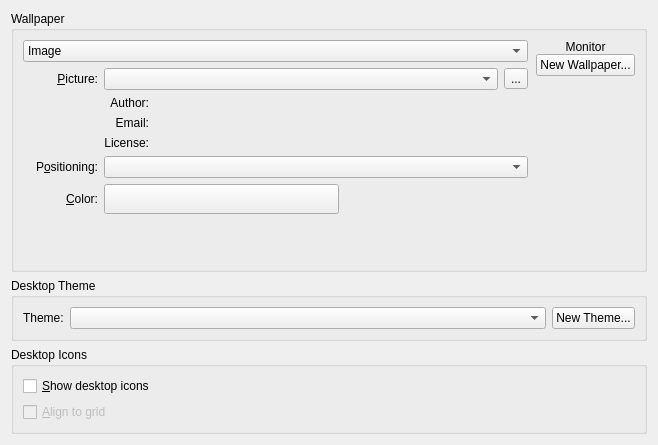
<ui version="4.0" >
 <class>BackgroundDialog</class>
 <widget class="QWidget" name="BackgroundDialog" >
  <property name="geometry" >
   <rect>
    <x>0</x>
    <y>0</y>
    <width>654</width>
    <height>445</height>
   </rect>
  </property>
  <property name="sizePolicy" >
   <sizepolicy vsizetype="Expanding" hsizetype="Expanding" >
    <horstretch>0</horstretch>
    <verstretch>0</verstretch>
   </sizepolicy>
  </property>
  <property name="baseSize" >
   <size>
    <width>200</width>
    <height>700</height>
   </size>
  </property>
  <layout class="QGridLayout" >
   <item row="0" column="0" >
    <widget class="QGroupBox" name="groupBox" >
     <property name="sizePolicy" >
      <sizepolicy vsizetype="Maximum" hsizetype="Preferred" >
       <horstretch>0</horstretch>
       <verstretch>10</verstretch>
      </sizepolicy>
     </property>
     <property name="title" >
      <string>Wallpaper</string>
     </property>
     <property name="flat" >
      <bool>true</bool>
     </property>
     <layout class="QHBoxLayout" >
      <property name="spacing" >
       <number>0</number>
      </property>
      <property name="bottomMargin" >
       <number>0</number>
      </property>
      <item>
       <layout class="QVBoxLayout" >
        <item>
         <widget class="QComboBox" name="m_mode" >
          <property name="sizePolicy" >
           <sizepolicy vsizetype="Fixed" hsizetype="Preferred" >
            <horstretch>1</horstretch>
            <verstretch>0</verstretch>
           </sizepolicy>
          </property>
          <item>
           <property name="text" >
            <string>Image</string>
           </property>
          </item>
          <item>
           <property name="text" >
            <string>Slideshow</string>
           </property>
          </item>
          <item>
           <property name="text" >
            <string>None</string>
           </property>
          </item>
         </widget>
        </item>
        <item>
         <widget class="QStackedWidget" name="stackedWidget" >
          <property name="sizePolicy" >
           <sizepolicy vsizetype="Preferred" hsizetype="Preferred" >
            <horstretch>1</horstretch>
            <verstretch>2</verstretch>
           </sizepolicy>
          </property>
          <property name="minimumSize" >
           <size>
            <width>350</width>
            <height>51</height>
           </size>
          </property>
          <property name="currentIndex" >
           <number>0</number>
          </property>
          <widget class="QWidget" name="page" >
           <property name="geometry" >
            <rect>
             <x>0</x>
             <y>0</y>
             <width>490</width>
             <height>179</height>
            </rect>
           </property>
           <layout class="QGridLayout" >
            <property name="leftMargin" >
             <number>0</number>
            </property>
            <property name="topMargin" >
             <number>6</number>
            </property>
            <property name="rightMargin" >
             <number>0</number>
            </property>
            <property name="bottomMargin" >
             <number>0</number>
            </property>
            <item row="0" column="0" >
             <widget class="QLabel" name="label" >
              <property name="minimumSize" >
               <size>
                <width>75</width>
                <height>0</height>
               </size>
              </property>
              <property name="text" >
               <string>&amp;Picture:</string>
              </property>
              <property name="alignment" >
               <set>Qt::AlignRight|Qt::AlignTrailing|Qt::AlignVCenter</set>
              </property>
              <property name="buddy" >
               <cstring>m_view</cstring>
              </property>
             </widget>
            </item>
            <item row="0" column="1" colspan="3" >
             <layout class="QHBoxLayout" >
              <item>
               <widget class="QComboBox" name="m_view" >
                <property name="sizePolicy" >
                 <sizepolicy vsizetype="Fixed" hsizetype="Preferred" >
                  <horstretch>1</horstretch>
                  <verstretch>1</verstretch>
                 </sizepolicy>
                </property>
               </widget>
              </item>
              <item>
               <widget class="QToolButton" name="m_pictureUrlButton" >
                <property name="toolTip" >
                 <string>Browse</string>
                </property>
                <property name="text" >
                 <string>...</string>
                </property>
               </widget>
              </item>
             </layout>
            </item>
            <item row="1" column="1" >
             <widget class="QLabel" name="m_authorLabel" >
              <property name="text" >
               <string>Author:</string>
              </property>
              <property name="alignment" >
               <set>Qt::AlignRight|Qt::AlignTrailing|Qt::AlignVCenter</set>
              </property>
             </widget>
            </item>
            <item row="1" column="2" colspan="2" >
             <widget class="QLabel" name="m_authorLine" >
              <property name="sizePolicy" >
               <sizepolicy vsizetype="Fixed" hsizetype="Preferred" >
                <horstretch>1</horstretch>
                <verstretch>0</verstretch>
               </sizepolicy>
              </property>
              <property name="text" >
               <string/>
              </property>
             </widget>
            </item>
            <item row="2" column="1" >
             <widget class="QLabel" name="m_emailLabel" >
              <property name="text" >
               <string>Email:</string>
              </property>
              <property name="alignment" >
               <set>Qt::AlignRight|Qt::AlignTrailing|Qt::AlignVCenter</set>
              </property>
             </widget>
            </item>
            <item row="2" column="2" colspan="2" >
             <widget class="QLabel" name="m_emailLine" >
              <property name="sizePolicy" >
               <sizepolicy vsizetype="Fixed" hsizetype="Preferred" >
                <horstretch>0</horstretch>
                <verstretch>0</verstretch>
               </sizepolicy>
              </property>
              <property name="text" >
               <string/>
              </property>
             </widget>
            </item>
            <item row="3" column="1" >
             <widget class="QLabel" name="m_licenseLabel" >
              <property name="text" >
               <string>License:</string>
              </property>
              <property name="alignment" >
               <set>Qt::AlignRight|Qt::AlignTop|Qt::AlignTrailing</set>
              </property>
             </widget>
            </item>
            <item row="3" column="2" colspan="2" >
             <widget class="QLabel" name="m_licenseLine" >
              <property name="sizePolicy" >
               <sizepolicy vsizetype="Fixed" hsizetype="Preferred" >
                <horstretch>1</horstretch>
                <verstretch>0</verstretch>
               </sizepolicy>
              </property>
              <property name="text" >
               <string/>
              </property>
              <property name="alignment" >
               <set>Qt::AlignLeading|Qt::AlignLeft|Qt::AlignTop</set>
              </property>
             </widget>
            </item>
            <item row="4" column="0" >
             <widget class="QLabel" name="label_4" >
              <property name="minimumSize" >
               <size>
                <width>75</width>
                <height>0</height>
               </size>
              </property>
              <property name="text" >
               <string>P&amp;ositioning:</string>
              </property>
              <property name="alignment" >
               <set>Qt::AlignRight|Qt::AlignTrailing|Qt::AlignVCenter</set>
              </property>
              <property name="buddy" >
               <cstring>m_resizeMethod</cstring>
              </property>
             </widget>
            </item>
            <item row="4" column="1" colspan="3" >
             <widget class="QComboBox" name="m_resizeMethod" >
              <property name="sizePolicy" >
               <sizepolicy vsizetype="Fixed" hsizetype="Preferred" >
                <horstretch>0</horstretch>
                <verstretch>0</verstretch>
               </sizepolicy>
              </property>
             </widget>
            </item>
            <item row="5" column="0" >
             <widget class="QLabel" name="label_5" >
              <property name="text" >
               <string>&amp;Color:</string>
              </property>
              <property name="alignment" >
               <set>Qt::AlignRight|Qt::AlignTrailing|Qt::AlignVCenter</set>
              </property>
              <property name="buddy" >
               <cstring>m_color</cstring>
              </property>
             </widget>
            </item>
            <item row="5" column="1" colspan="2" >
             <widget class="KColorButton" name="m_color" >
              <property name="sizePolicy" >
               <sizepolicy vsizetype="Fixed" hsizetype="Minimum" >
                <horstretch>0</horstretch>
                <verstretch>0</verstretch>
               </sizepolicy>
              </property>
              <property name="minimumSize" >
               <size>
                <width>0</width>
                <height>30</height>
               </size>
              </property>
              <property name="color" stdset="0" >
               <color>
                <red>70</red>
                <green>90</green>
                <blue>130</blue>
               </color>
              </property>
              <property name="defaultColor" stdset="0" >
               <color>
                <red>70</red>
                <green>90</green>
                <blue>130</blue>
               </color>
              </property>
             </widget>
            </item>
            <item row="5" column="3" >
             <spacer>
              <property name="orientation" >
               <enum>Qt::Horizontal</enum>
              </property>
              <property name="sizeHint" stdset="0" >
               <size>
                <width>40</width>
                <height>20</height>
               </size>
              </property>
             </spacer>
            </item>
            <item row="6" column="0" colspan="2" >
             <spacer name="verticalSpacer_2" >
              <property name="orientation" >
               <enum>Qt::Vertical</enum>
              </property>
              <property name="sizeHint" stdset="0" >
               <size>
                <width>1</width>
                <height>1</height>
               </size>
              </property>
             </spacer>
            </item>
           </layout>
          </widget>
          <widget class="QWidget" name="page_3" >
           <property name="geometry" >
            <rect>
             <x>0</x>
             <y>0</y>
             <width>490</width>
             <height>179</height>
            </rect>
           </property>
           <layout class="QVBoxLayout" >
            <property name="leftMargin" >
             <number>0</number>
            </property>
            <property name="topMargin" >
             <number>6</number>
            </property>
            <property name="rightMargin" >
             <number>0</number>
            </property>
            <property name="bottomMargin" >
             <number>0</number>
            </property>
            <item>
             <layout class="QHBoxLayout" >
              <item>
               <widget class="KListWidget" name="m_dirlist" />
              </item>
              <item>
               <layout class="QVBoxLayout" >
                <item>
                 <widget class="KPushButton" name="m_addDir" >
                  <property name="text" >
                   <string>&amp;Add Folder...</string>
                  </property>
                 </widget>
                </item>
                <item>
                 <widget class="KPushButton" name="m_removeDir" >
                  <property name="enabled" >
                   <bool>false</bool>
                  </property>
                  <property name="text" >
                   <string>&amp;Remove Folder</string>
                  </property>
                 </widget>
                </item>
                <item>
                 <widget class="QWidget" native="1" name="widget" />
                </item>
                <item>
                 <spacer>
                  <property name="orientation" >
                   <enum>Qt::Vertical</enum>
                  </property>
                  <property name="sizeHint" stdset="0" >
                   <size>
                    <width>20</width>
                    <height>40</height>
                   </size>
                  </property>
                 </spacer>
                </item>
               </layout>
              </item>
             </layout>
            </item>
            <item>
             <layout class="QHBoxLayout" >
              <item>
               <widget class="QLabel" name="label_2" >
                <property name="text" >
                 <string>&amp;Change images every:</string>
                </property>
                <property name="buddy" >
                 <cstring>m_slideshowDelay</cstring>
                </property>
               </widget>
              </item>
              <item>
               <widget class="QTimeEdit" name="m_slideshowDelay" >
                <property name="dateTime" >
                 <datetime>
                  <hour>0</hour>
                  <minute>0</minute>
                  <second>0</second>
                  <year>2000</year>
                  <month>1</month>
                  <day>1</day>
                 </datetime>
                </property>
                <property name="currentSection" >
                 <enum>QDateTimeEdit::HourSection</enum>
                </property>
                <property name="displayFormat" >
                 <string>hh 'Hours' mm 'Mins' ss 'Secs'</string>
                </property>
                <property name="time" >
                 <time>
                  <hour>0</hour>
                  <minute>0</minute>
                  <second>0</second>
                 </time>
                </property>
               </widget>
              </item>
              <item>
               <spacer>
                <property name="orientation" >
                 <enum>Qt::Horizontal</enum>
                </property>
                <property name="sizeHint" stdset="0" >
                 <size>
                  <width>40</width>
                  <height>20</height>
                 </size>
                </property>
               </spacer>
              </item>
             </layout>
            </item>
           </layout>
          </widget>
         </widget>
        </item>
       </layout>
      </item>
      <item>
       <layout class="QVBoxLayout" >
        <property name="leftMargin" >
         <number>8</number>
        </property>
        <item>
         <widget class="QLabel" name="m_monitor" >
          <property name="text" >
           <string>Monitor</string>
          </property>
          <property name="alignment" >
           <set>Qt::AlignCenter</set>
          </property>
         </widget>
        </item>
        <item>
         <widget class="QPushButton" name="m_newStuff" >
          <property name="toolTip" >
           <string>Download new wallpapers</string>
          </property>
          <property name="text" >
           <string>New Wallpaper...</string>
          </property>
         </widget>
        </item>
        <item>
         <spacer>
          <property name="orientation" >
           <enum>Qt::Vertical</enum>
          </property>
          <property name="sizeHint" stdset="0" >
           <size>
            <width>20</width>
            <height>40</height>
           </size>
          </property>
         </spacer>
        </item>
       </layout>
      </item>
     </layout>
    </widget>
   </item>
   <item row="1" column="0" >
    <spacer>
     <property name="orientation" >
      <enum>Qt::Vertical</enum>
     </property>
     <property name="sizeHint" stdset="0" >
      <size>
       <width>636</width>
       <height>0</height>
      </size>
     </property>
    </spacer>
   </item>
   <item row="2" column="0" >
    <widget class="QGroupBox" name="groupBox_3" >
     <property name="title" >
      <string>Desktop Theme</string>
     </property>
     <property name="flat" >
      <bool>true</bool>
     </property>
     <property name="checkable" >
      <bool>false</bool>
     </property>
     <layout class="QGridLayout" >
      <item row="0" column="0" >
       <layout class="QHBoxLayout" >
        <item>
         <widget class="QLabel" name="label_3" >
          <property name="text" >
           <string>Theme:</string>
          </property>
         </widget>
        </item>
        <item>
         <widget class="QComboBox" name="m_theme" >
          <property name="sizePolicy" >
           <sizepolicy vsizetype="Fixed" hsizetype="Expanding" >
            <horstretch>0</horstretch>
            <verstretch>0</verstretch>
           </sizepolicy>
          </property>
         </widget>
        </item>
        <item>
         <widget class="QPushButton" name="m_newThemeButton" >
          <property name="enabled" >
           <bool>true</bool>
          </property>
          <property name="text" >
           <string>New Theme...</string>
          </property>
         </widget>
        </item>
       </layout>
      </item>
     </layout>
    </widget>
   </item>
   <item row="3" column="0" >
    <widget class="QGroupBox" name="groupBox_2" >
     <property name="title" >
      <string>Desktop Icons</string>
     </property>
     <property name="flat" >
      <bool>true</bool>
     </property>
     <property name="checkable" >
      <bool>false</bool>
     </property>
     <layout class="QVBoxLayout" >
      <item>
       <widget class="QCheckBox" name="m_showIcons" >
        <property name="text" >
         <string>&amp;Show desktop icons</string>
        </property>
       </widget>
      </item>
      <item>
       <widget class="QCheckBox" name="m_alignToGrid" >
        <property name="enabled" >
         <bool>false</bool>
        </property>
        <property name="text" >
         <string>&amp;Align to grid</string>
        </property>
       </widget>
      </item>
     </layout>
    </widget>
   </item>
  </layout>
 </widget>
 <customwidgets>
  <customwidget>
   <class>KColorButton</class>
   <extends>QPushButton</extends>
   <header>kcolorbutton.h</header>
  </customwidget>
  <customwidget>
   <class>KListWidget</class>
   <extends>QListWidget</extends>
   <header>klistwidget.h</header>
  </customwidget>
  <customwidget>
   <class>KPushButton</class>
   <extends>QPushButton</extends>
   <header>kpushbutton.h</header>
  </customwidget>
 </customwidgets>
 <resources/>
 <connections>
  <connection>
   <sender>m_showIcons</sender>
   <signal>toggled(bool)</signal>
   <receiver>m_alignToGrid</receiver>
   <slot>setEnabled(bool)</slot>
   <hints>
    <hint type="sourcelabel" >
     <x>70</x>
     <y>275</y>
    </hint>
    <hint type="destinationlabel" >
     <x>74</x>
     <y>305</y>
    </hint>
   </hints>
  </connection>
 </connections>
</ui>
